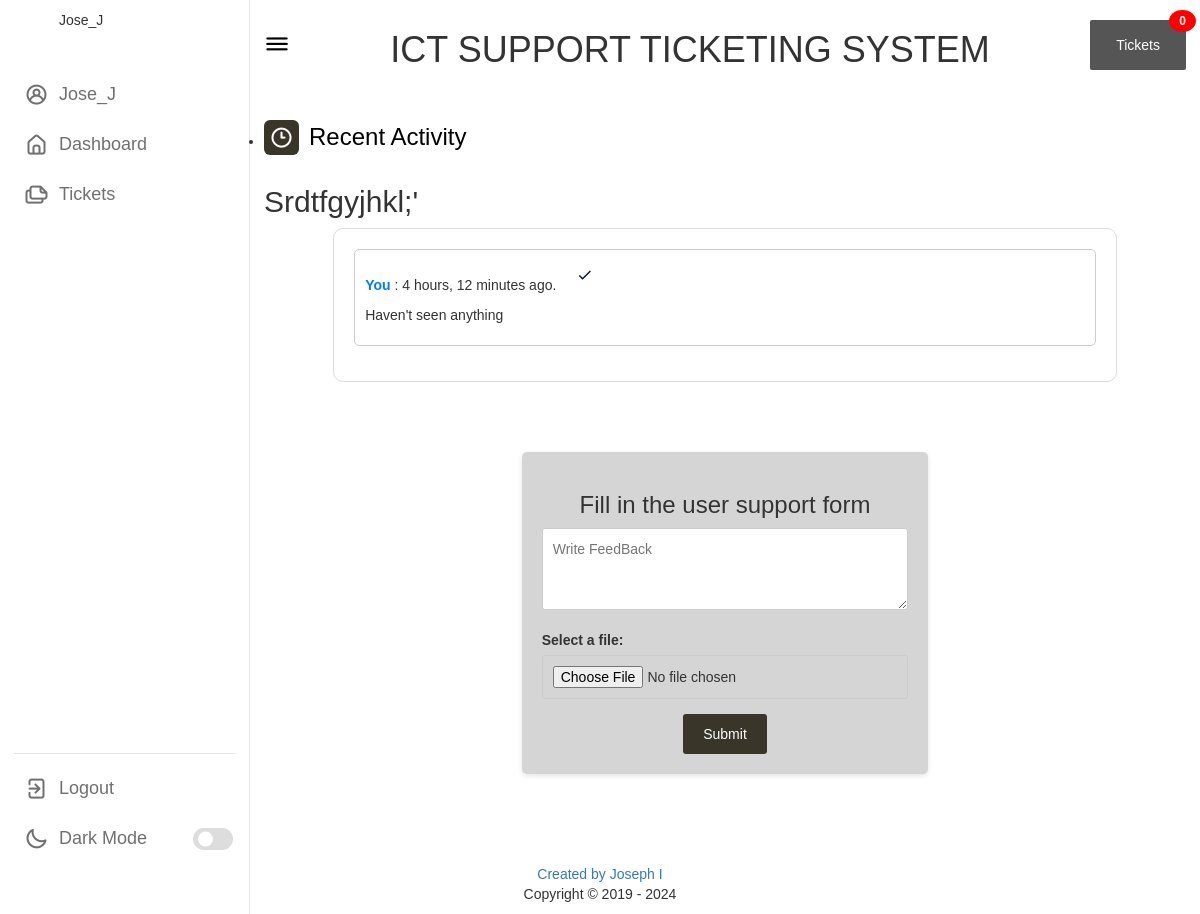
/feedbacks/5/ (signed in), run on an earlier commit of the app's database.
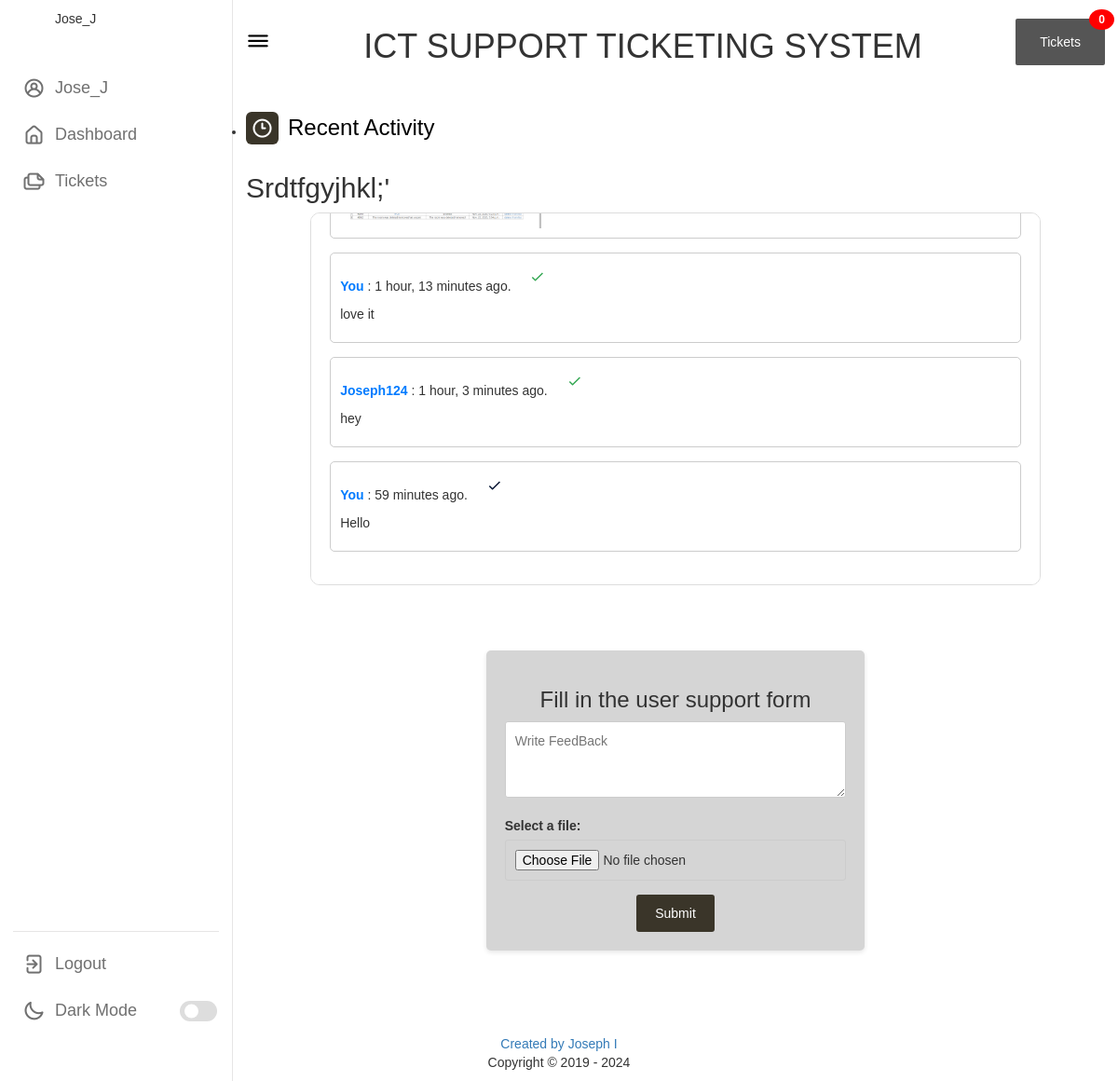
And on a later commit of the database.
### accounts/models.py (models this page shows, shortened)
class MyUser(AbstractBaseUser, PermissionsMixin):
    Role_choices = (
        ("Administrator", "Administrator"),
        ("Student", "Student"),
        ("Chairperson", "Chairperson")
    )
    username_validator = UnicodeUsernameValidator()
    username = models.CharField(
        max_length=150,
        unique=True,
        validators=[username_validator],
    )
    email = models.EmailField(unique=True)
    profile_pic = models.CharField(max_length = 300,default='https://d326fntlu7tb1e.cloudfront.net/uploads/bdec9d7d-0544-4fc4-823d-3b898f6dbbbf-vinci_03.jpeg')
    full_name = models.CharField(max_length=60,default='')
    role = models.CharField(max_length=25, choices=Role_choices, default="Student")
    phone = models.PositiveIntegerField( blank=True, null=True,)
    verification = models.BooleanField(default=False)
    reg_no = models.CharField(max_length = 25)
    is_active = models.BooleanField(default=True)
    is_staff = models.BooleanField(default=False)
    phone_verification = models.BooleanField(default=False)
    date_joined = models.DateTimeField(auto_now_add=True)
    objects = CustomUserManager()
    USERNAME_FIELD = "email"
    REQUIRED_FIELDS = ['username']
    class Meta:
        verbose_name = 'User'
        verbose_name_plural = 'Users'

### services/models.py (models this page shows, shortened)
class Complaint(models.Model):
    status_choices = (
        ('Pending','Pending'),
        ('Solved', 'Solved')
    )
    message = models.TextField()
    status = models.CharField(max_length = 20, choices=status_choices, default='Pending')
    file = models.FileField(upload_to="complaints", blank=True, null=True)
    date_posted = models.DateTimeField(auto_now_add=True)
    department = models.ForeignKey(Department, on_delete=models.CASCADE)
    sender = models.ForeignKey(MyUser, related_name='Sender', on_delete=models.CASCADE)

class Feedback(models.Model):
    sender = models.ForeignKey(MyUser, related_name='feedback', on_delete=models.CASCADE)
    reciever = models.ForeignKey(MyUser, related_name='reciever', on_delete=models.CASCADE)
    complaint = models.ForeignKey(Complaint, related_name='Complaint', on_delete=models.CASCADE)
    read = models.BooleanField(default=False)
    message = models.TextField()
    file = models.FileField(upload_to='Feedbacks', blank=True, null=True)
    date_posted = models.DateTimeField(auto_now_add=True)

### services/views.py (the view, shortened to what this page needs)
# urls.py: path('feedbacks/<str:pk>/', viewFeebacks, name='feedbacks'),
@login_required
def viewFeebacks(request, pk):
    complaint = get_object_or_404(Complaint, pk=pk)
    feedbacks = Feedback.objects.filter(complaint=complaint)
    for feedback in feedbacks:
        if feedback.sender != request.user:
            feedback.read = True
            feedback.save()
    context = {
        'complaint': complaint,
        'feedbacks': feedbacks,
        **common(request.user),
    }
    return render(request, 'app/feedbacks.html', context)

### services/templatetags/my_filters.py (called while the page is built)
@register.filter(name='get_file_type')
def get_file_type(filename):
    ext = os.path.splitext(filename)[-1].lower()
    if ext in {".jpg", ".jpeg", ".png"}:
        return "Image"
    elif ext in {".docx", ".doc"}:
        return "Word Document"
    elif ext == ".pdf":
        return "PDF"
    else:
        return "Unknown"

### services/views.py (called while the page is built)
def common(user : MyUser):
    typ = 'chair'
    if user.role == 'Student':
        typ = 'student'
    return {
        'feedback_l': Feedback.objects.filter(reciever = user, read = False),
        'typ' : typ,
    }

### services/templates/app/feedbacks.html (shortened to what this page needs)
{% extends "base.html" %}  {% block body %}
{% load my_filters %}
    <ul class="tab-content">
        <li id="D0">
            <div class="dash-content">
                <div class="overview">
                    <div class="title">
                        <i class="uil uil-clock-three"></i>
                        <span class="text">Recent Activity</span>
                    </div>
                    <h2>{{ complaint.message|capfirst  }}</h2>
                </div>
            </div>
            <div class="message-container" id="messageContainer">
                {% for message in feedbacks %}
                <div class="message">
                    <p> <span class="sender-name">{% if user == message.sender %} You
                        {% else %} {{ message.sender.username|capfirst }}
                        {% endif %} </span>: {{message.date_posted|timesince}} ago.
                        {% if not message.read %}
                        <span class="read-icon">
                            <svg xmlns="http://www.w3.org/2000/svg" viewBox="0 0 512 512" id="tick"><path d="M223.9 329.7c-2.4 2.4-5.8 4.4-8.8 4.4s-6.4-2.1-8.9-4.5l-56-56 17.8-17.8 47.2 47.2L340 177.3l17.5 18.1-133.6 134.3z" fill="#011230" class="color000000 svgShape"></path></svg>
                        </span>
                        {% else %}
                        <span class="read-icon">
                            <svg xmlns="http://www.w3.org/2000/svg" viewBox="0 0 512 512" id="tick"><path d="M223.9 329.7c-2.4 2.4-5.8 4.4-8.8 4.4s-6.4-2.1-8.9-4.5l-56-56 17.8-17.8 47.2 47.2L340 177.3l17.5 18.1-133.6 134.3z" fill="#34a853" class="color000000 svgShape"></path></svg>
                        </span>
                        {% endif %}
                    </p>
                    <p class="message-text">{{ message.message }}</p>
                    {% if message.file %}
                        {% with file_type=message.file.name|get_file_type %}
                        {% if file_type == "Image" %}
                        <a href="{{ message.file.url }}" target="_blank">
                            <img src="{{ message.file.url }}" alt="Image" class="image" />
                        </a>
                        {% elif file_type == "PDF" %}
                        <div class="file-container">
                            <p class="file-link">
                                <a href="{{ message.file.url }}" target="_blank">View PDF</a>
                            </p>
                        </div>
                        {% else %}
                        <p>Unsupported file type: {{ file_type }}</p>
                        {% endif %}
                        {% endwith %}
                    {% endif %}
                </div>
                {% endfor %}
            </div>
            <div class="activity">
                <div class="activity-data">
                    <div class="complaint" id="ticket">
                        <form class="complaintS" method="post" action="" enctype="multipart/form-data"
                            name="complaintS">
                            <center>
                                <h3>Fill in the user support form</h3>
                            </center>
                            <textarea name="message" id="descr" cols="30" rows="3"
                                placeholder="Write FeedBack"></textarea>
                            <label for="myfile">Select a file:</label>
                            <input type="file" id="myfile" name="file" />
                            <center>
                                <button type="submit" name="create-comp">Submit</button>
                            </center>
                        </form>
                    </div>
                </div>
            </div>
        </li>
    </ul>
{% endblock body %}

### services/templates/base.html (shortened to what this page needs)
{% load static %}
<!DOCTYPE html>
<html>
<head>
    <link rel="stylesheet" href="{% static 'css1/style.css' %}">
    <link rel="stylesheet" href="{% static 'css1/bootstrap.min.css' %}">
    <link rel='stylesheet' href='https://unicons.iconscout.com/release/v4.0.0/css/line.css'>
</head>
    <body>
        <nav>
            <div class="logo-name">
                <span class="link-name">{{user.username}}</span>
            </div>
            <div class="menu-items">
                <ul class="tabs">
                    <li>
                        <a href="">
                            <i class="uil uil-user-circle"></i>
                            <span class="link-name">{{user.username}}</span>
                        </a>
                    </li>
                    <li><a href="/home/{{typ}}/#D0" class="active">
                            <i class="uil uil-estate"></i>
                            <span class="link-name">Dashboard</span>
                        </a>
                    </li>
                    <li><a href="/home/{{typ}}/#D2">
                            <i class="uil uil-files-landscapes"></i>
                            <span class="link-name">Tickets</span>
                        </a>
                    </li>
                </ul>
                <ul class="logout-mode">
                    <li><a href="{% url 'accounts:logout' %}">
                            <i class="uil uil-signout"></i>
                            <span class="link-name">Logout</span>
                        </a>
                    </li>
                    <li class="mode">
                        <a href="javascript:void(0);">
                            <i class="uil uil-moon"></i>
                            <span class="link-name">Dark Mode</span>
                        </a>
                        <div class="mode-toggle">
                            <span class="switch"></span>
                        </div>
                    </li>
                </ul>
            </div>
        </nav>
        <section class="dashboard">
            <div class="top">
                <i class="uil uil-bars sidebar-toggle"></i>
                <span class="logo_name">
                    <h1> ICT SUPPORT TICKETING SYSTEM</h1>
                </span>
                <div>
                    <a href="#D0" class="notification">
                        <span>Tickets</span>
                        <span id="mydiv" class="badge">{{feedback_l|length}}</span>
                    </a>
                </div>
            </div>
        {% block body %}
        {% endblock body %}
    </section>
        <footer>
            <center>
                <a href="https://github.com/indieka900">Created by Joseph I</a>
                <P>Copyright &copy; 2019 -
                </P>
            </center>
        </footer>
    </body>
</html>

### services/static/css1/style.css (style rules this page uses)
* { margin: 0; padding: 0; box-sizing: border-box; font-family: sans-serif; }
:root { --primary-color: #3a3529; --panel-color: #fff; --text-color: #000; --black-light-color: #707070; --border-color: #e6e5e5; --toggle-color: #ddd; --box1-color: #4da3ff; --box2-color: #ffe6ac; --box3-color: #e7d1fc; --box4-color: #ffaa4f; --title-icon-color: #fff; --tran-05: all 0.5s ease; --tran-03: all 0.3s ease; --tran-03: all 0.2s ease; }
body { min-height: 100vh; background-color: var(--primary-color); }
nav { position: fixed; top: 0; left: 0; height: 100%; width: 250px; padding: 10px 14px; background-color: var(--panel-color); border-right: 1px solid var(--border-color); transition: var(--tran-05); }
nav .logo-name { display: flex; align-items: center; }
nav .menu-items { margin-top: 40px; height: calc(100% - 90px); display: flex; flex-direction: column; justify-content: space-between; }
.menu-items li { list-style: none; }
.menu-items li a { display: flex; align-items: center; height: 50px; text-decoration: none; position: relative; }
.menu-items li a i { font-size: 24px; min-width: 45px; height: 100%; display: flex; align-items: center; justify-content: center; color: var(--black-light-color); }
.menu-items li a .link-name { font-size: 18px; font-weight: 400; color: var(--black-light-color); transition: var(--tran-05); }
.menu-items .logout-mode { padding-top: 10px; border-top: 1px solid var(--border-color); }
.menu-items .mode { display: flex; align-items: center; white-space: nowrap; }
.menu-items .mode-toggle { position: absolute; right: 14px; height: 50px; min-width: 45px; display: flex; align-items: center; justify-content: center; cursor: pointer; }
.mode-toggle .switch { position: relative; display: inline-block; height: 22px; width: 40px; border-radius: 25px; background-color: var(--toggle-color); }
.switch:before { content: ""; position: absolute; left: 5px; top: 50%; transform: translateY(-50%); height: 15px; width: 15px; background-color: var(--panel-color); border-radius: 50%; transition: var(--tran-03); }
.dashboard { position: relative; left: 250px; background-color: var(--panel-color); min-height: 100vh; width: calc(100% - 250px); padding: 10px 14px; transition: var(--tran-05); }
.dashboard .top { position: fixed; top: 0; left: 250px; display: flex; width: calc(100% - 250px); justify-content: space-between; align-items: center; padding: 10px 14px; background-color: var(--panel-color); transition: var(--tran-05); z-index: 10; }
.dashboard .top .sidebar-toggle { font-size: 26px; color: var(--text-color); cursor: pointer; }
.dashboard .dash-content { padding-top: 50px; }
.dash-content .title { display: flex; align-items: center; margin: 60px 0 30px 0; }
.dash-content .title i { position: relative; height: 35px; width: 35px; background-color: var(--primary-color); border-radius: 6px; color: var(--title-icon-color); display: flex; align-items: center; justify-content: center; font-size: 24px; }
.dash-content .title .text { font-size: 24px; font-weight: 500; color: var(--text-color); margin-left: 10px; }
.activity .activity-data { display: flex; }
.complaint { max-width: 500px; margin: 70px auto; padding: 20px; background-color: #d5d5d5; border-radius: 5px; box-shadow: 0 2px 5px rgba(0, 0, 0, 0.1); }
.complaint input, .complaint textarea { width: 100%; padding: 10px; margin-bottom: 15px; border: 1px solid #ccc; border-radius: 3px; font-size: 14px; }
.complaint textarea { resize: vertical; }
.complaint button { background-color: #3a3529; color: white; padding: 10px 20px; border: none; border-radius: 3px; cursor: pointer; font-size: 14px; }

### services/templates/base.html (style rules this page uses)
.notification { background-color: #555; color: white; text-decoration: none; padding: 15px 26px; position: relative; display: inline-block; border-radius: 2px; }
.notification .badge { position: absolute; top: -10px; right: -10px; padding: 5px 10px; border-radius: 50%; background: red; color: white; }

What changed in the data, as far as the page shows it:
removed Feedback: shows "You", date_posted "4 hours, 12 minutes", read False (drawn), message "Haven't seen anything"
added Feedback: file (picture)
added Feedback: shows "You", date_posted "1 hour, 13 minutes", read True (drawn), message "love it"
added Feedback: sender.username "Joseph124", date_posted "1 hour, 3 minutes", read True (drawn), message "hey"
added Feedback: shows "You", date_posted "59 minutes", read False (drawn), message "Hello"
